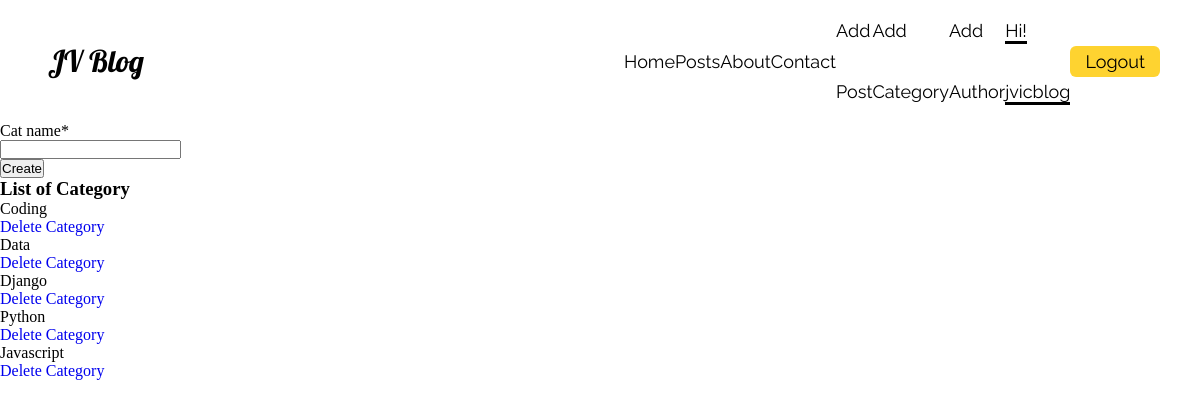
/addcat/ (signed in), run on the app's committed database.
### blogapp/models.py (models this page shows)
class Category(models.Model):
    id = HashidAutoField(primary_key=True)
    cat_name = models.CharField(max_length = 200)
    def __str__(self):
        return self.cat_name

### blogapp/decorators.py (the view)
        def wrapper_func(request, *args, **kwargs):
            group = None
            if request.user.groups.exists():
                group = request.user.groups.all()[0].name
            if group in allowed_roles:
                return view_func(request,*args, **kwargs)
            else:
                return render(request, 'blogapp/allow.html')

### blogapp/forms.py
class CategoryForm(ModelForm):
    class Meta:
        model = Category
        fields = ["cat_name"]

### blogapp/views.py (called while the page is built)
@login_required(login_url = "login_user")
@allowed(allowed_roles=["admin"])
def addcat(request):
    category = Category.objects.all()
    form = CategoryForm()
    if request.method == "POST":
        form = CategoryForm(request.POST)
        if form.is_valid():
            form.save()
            return redirect("addcat")
    content = {
        "form":form,
        "category":category
    }
    return render(request, 'blogapp/addcat.html',content)

### blogapp/templates/blogapp/addcat.html (shortened to what this page needs)
{% load crispy_forms_tags %}
<!DOCTYPE html>
<html lang="en">
<head>
</head>
<body>
    {% include 'blogapp/nav.html' %}
    <form action="" method="POST" enctype="multipart/form-data" class="m-5">
        {{form|crispy}}
        <button class="btn btn-primary">Create</button>
    </form>
    <h3>List of Category</h3>
    {% for cat in category %}
    <p>{{cat}}</p>
    <a href="{% url 'deletecat' cat.id %}" class='btn btn-danger'>Delete Category</a>
    {% endfor %}
</body>
</html>

### blogapp/templates/blogapp/nav.html (shortened to what this page needs)
{% load static %}
<!DOCTYPE html>
<html lang="en">
<head>
    <link rel="stylesheet" href="{% static '/css/nav.css' %}">
</head>
<body>
    <nav class="navbar">
        <div class="brand-title">JV Blog</div>
            <ul>
                <li><a href="{% url 'home' %}">Home</a></li>
                <li><a href="{% url 'projects' %}">Posts</a></li>
                <li><a href="">About</a></li>
                <li><a href="{% url 'contact' %}">Contact</a></li>
                {% if request.user.is_staff %}
                <li><a href="">Add Post</a></li>
                <li><a href="">Add Category</a></li>
                <li><a href="">Add Author</a></li>
                {% endif %}
                {% if request.user.is_authenticated %}
                <li><a href="" class="user">Hi! {{request.user}}</a></li>
                <li><a href="{% url 'logout_user' %}" class="logout">Logout</a></li>
                {% else %}
                <li><a href="" class="user">Hi! Visitor</a></li>
                <li><a href="{% url 'login_user' %}" class="login">Login</a></li>
                {% endif %}
            </ul>
    </nav>
</body>
</html>

### static/css/nav.css (style rules this page uses)
* { padding: 0; margin: 0; box-sizing: 0; text-decoration: none; }
nav { display: flex; justify-content: space-between; align-items: center; line-height: 60px; background-color:white; }
.user { border-bottom: 3px solid #000; }
.logout { background-color: #fed330; padding:5px 15px; border-radius: 6px; border: none; }
nav .brand-title { margin-left: 3rem; font-size: 30px; font-family: 'Lobster', cursive; }
nav ul { font-family: 'Raleway', sans-serif; display: flex; justify-content: space-between; align-items: center; width: 44%; margin-right: 3rem; }
nav ul li { list-style: none; font-size: 20px; }
nav ul li a { text-decoration: none; font-size: 19px; color: #000; font-size: 18px; }

### data on the page
Category: cat_name "Coding"
Category: cat_name "Data"
Category: cat_name "Django"
Category: cat_name "Python"
Category: cat_name "Javascript"

### other printed values
{{ request.user }} "jvicblog"
